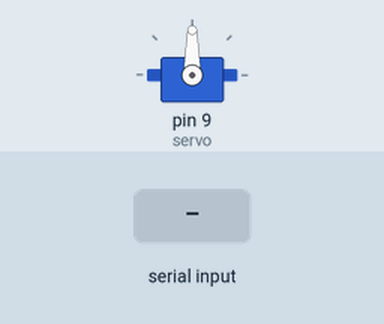
Simulated run of this sketch. Board: Arduino Uno, built with avr-gcc and run on an emulated ATmega328P. Parts: servo. The inputs (shaded band) are chosen by the test bench. What the sketch prints to the serial monitor is not drawn.

Above: at 1.2 s.
1.3 s: "30,150\n" received over Serial
At 1.9 s:
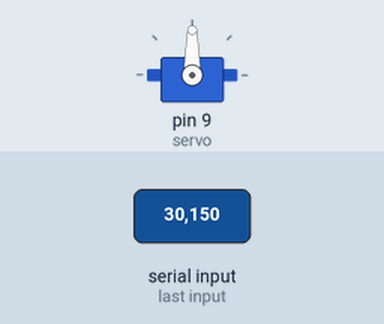
3.8 s: "90,45\n" received over Serial
At 4.6 s:
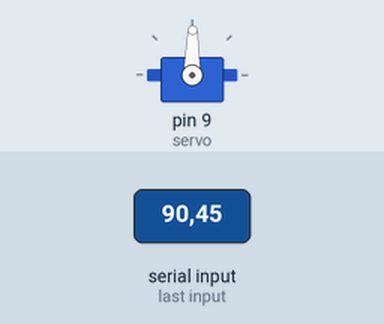
Timing chart, 0 to 6.8 s (numbered marks = the images above; inputs shaded):
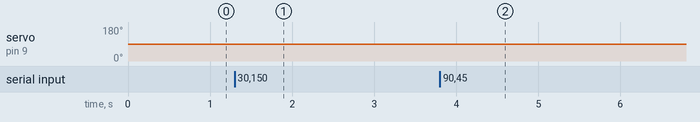

The sketch:

Servo_test_code_-_Arduino.ino
```cpp
#include <Servo.h>
Servo servo;
int currentAngle = 90;

void setup() {
  Serial.begin(9600);
  servo.attach(9);
  servo.write(90);
  Serial.println("Arduino connected!");
  Serial.println("Use this port for Python:");
}

void loop() {
  if (Serial.available()) {
    int targetAngle = Serial.parseInt();
    targetAngle = constrain(
      targetAngle,
      0,
      180
    );
    if (currentAngle < targetAngle) {
      currentAngle++;
    }
    else if (currentAngle > targetAngle) {
      currentAngle--;
    }
    servo.write(currentAngle);
  }
  delay(15);
}
```

Measured:
- after the input at 1.3 s, servo on pin 9 (servo): 90° → 89° after 1.0 s
- after the input at 3.8 s, servo on pin 9 (servo): 89° → 88° after 1.0 s
